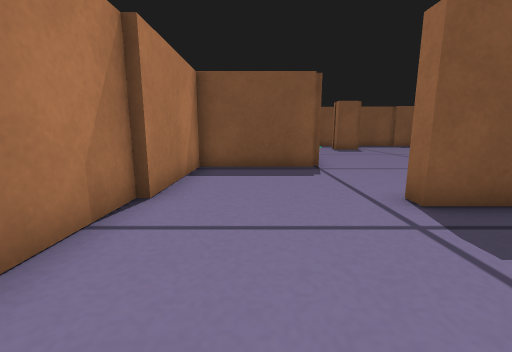
view 1 (above)

16 first-person views from a walk through a world built for the Gazebo simulator. The camera is 0.23 m above the floor, tilts 10° down and sees 90° across. The floor is counted in squares, 0.2 m on a side. Each view is taken from the middle of a square. On the plan, view 1 faces up. The plan holds only what a view shows up to about 12 squares ahead; the rest is blank.

view 2
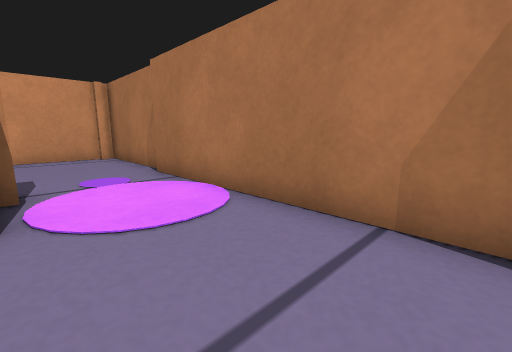

view 3
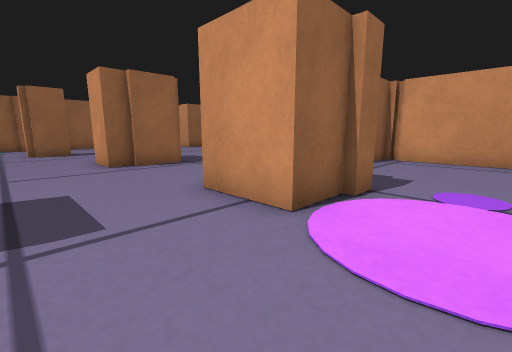

view 4
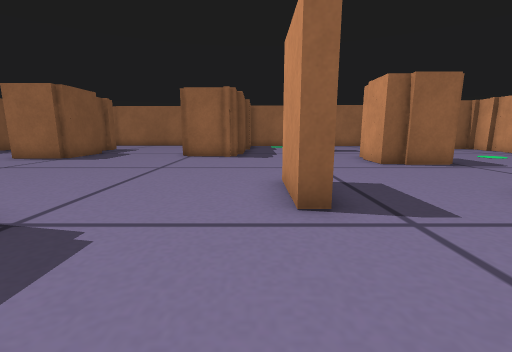

view 5
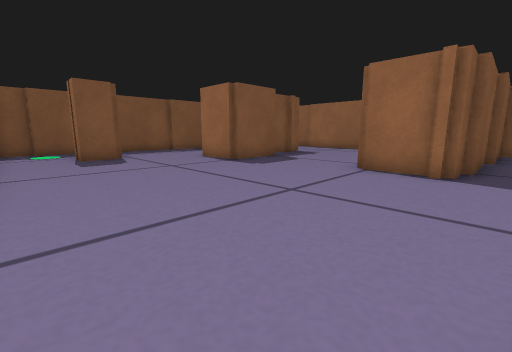

view 6
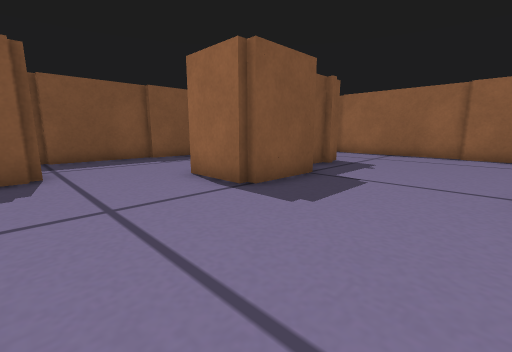

view 7
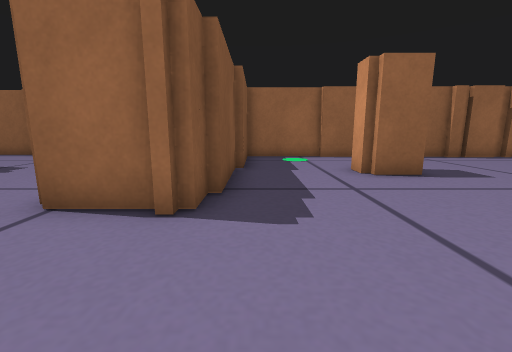

view 8
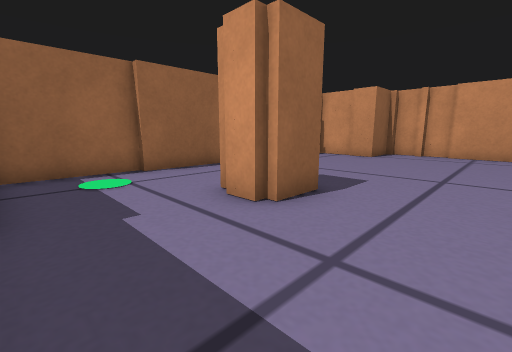

view 9
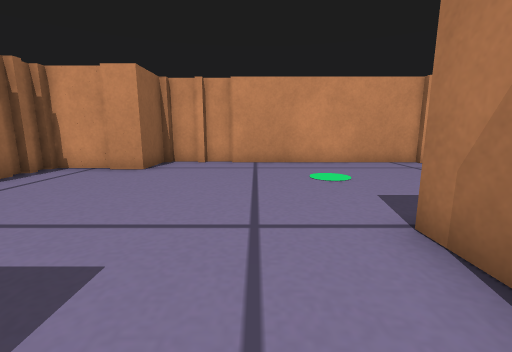

view 10
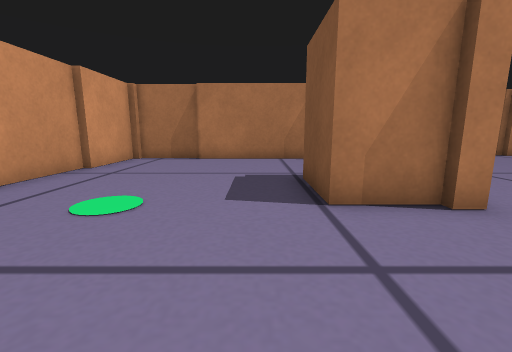

view 11
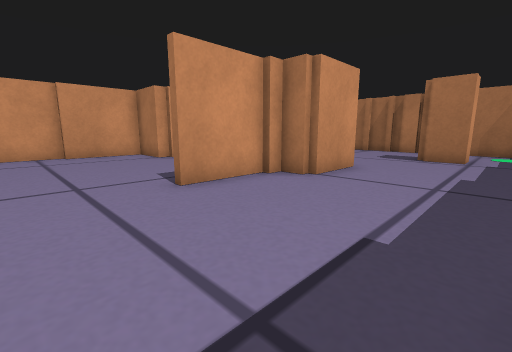

view 12
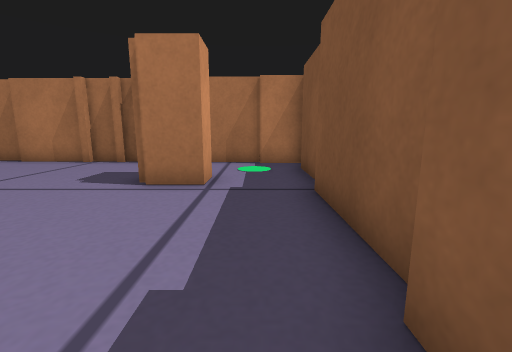

view 13
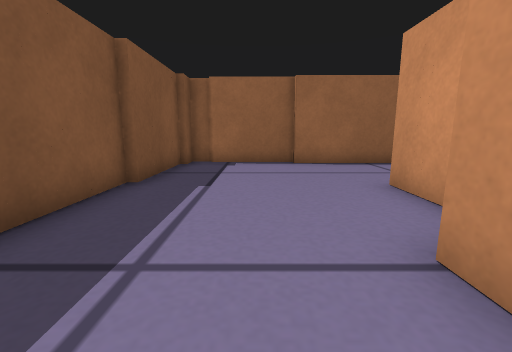

view 14
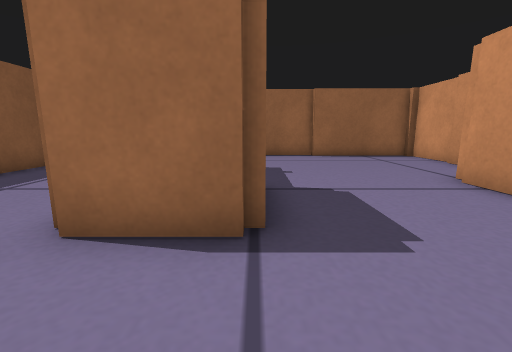

view 15
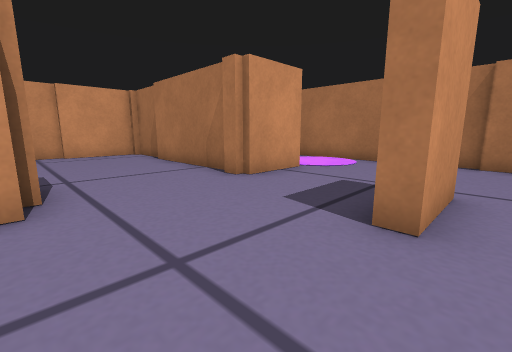

view 16
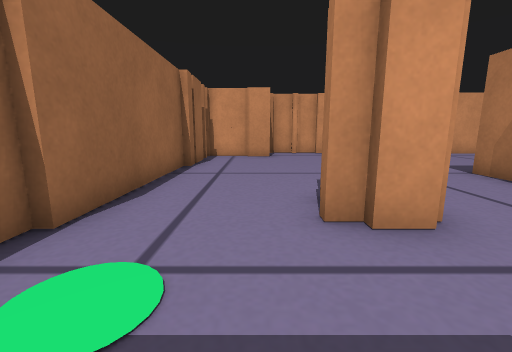

### Floor plan
Points are (right, up) in squares from view 1. A wall is a line through its corners. A room is listed if a view was taken in it or the views show most of it. See-through windows are left out.
Room 1 (view 1)
walls: (0.9, -2.1) (0.9, -1.2); (-2.4, -3.6) (-2.4, -7.9); (1.1, -1.4) (1.1, 0.1); (-2, -7.9) (2.6, -7.9) (2.6, -6.9); (-2.1, 1.6) (-2.1, -3.1)
ways out: opening at (-0.5, 0.5) to room 2
Room 2 (views 2, 3, 4, 5, 6, 7, 8, 9, 10, 11, 12, 13, 14, 15, 16)
walls: (10.6, 6.4) (10.6, 8.2); (11.8, 5.9) (10.6, 5.9); (11.5, 8.4) (12.8, 8.4); (12.5, 8.1) (13.1, 8.1) (13.1, 6.2) (16.2, 6.2); (14.9, 5.6) (11.6, 5.6); (9.9, 0.4) (10.4, 0.4) (10.4, -0.1); (10.1, 0) (10.1, -1.9) (7.6, -1.9) (7.6, -0.1) (7.9, -0.1) (7.9, 0.6) (9.4, 0.6); (16, 5.9) (18.6, 5.9); (14.6, 1.9) (15.2, 1.9); (4.1, 3.9) (2.6, 3.9) (2.6, 4.4) (4.9, 4.4) (4.9, 3.9); (13.6, 0.6) (13.6, 2.1) (14.8, 2.1); (12.2, 12.9) (9.6, 12.9) (9.6, 15.4) (12.4, 15.4) (12.4, 14.4) (12.9, 14.4); (12.9, 14.1) (15.5, 14.1); (2.1, 10) (2.1, 8.4) (-1.9, 8.4) (-1.9, 4.4); (18.9, 6.1) (18.9, 10.5); (14.5, 13.9) (13.6, 13.9); (18.6, 2.1) (18.6, 5.4) (14.9, 5.4); (3.4, -0.9) (3.4, -5.4); (15.5, 13.9) (15, 13.9); (2.4, 12.5) (2.4, 10.1); (19.1, 10.4) (19.1, 15.8); (1.1, 0.1) (3.6, 0.1) (3.6, -0.6); (2.4, 13.9) (2.4, 12.9); (2.4, 14.6) (2.4, 14.1); (-2.1, 4.5) (-2.1, 1.6); (5.6, 17.9) (6.6, 17.9) (6.6, 16.4) (5.1, 16.4) (5.1, 16.9); (18.1, -3.9) (18.1, -3.4) (18.4, -3.4) (18.4, 2.2); (3.1, -5.4) (3.1, -8.1) (6.2, -8.1); (19.4, 15.6) (19.4, 18.8); (18.1, -5.4) (18.1, -4.1) (18.5, -4.1); (10.8, 20.1) (7.1, 20.1); (16.4, -6.9) (18.1, -6.9); (7.2, 20.4) (4.1, 20.4); (12.9, -8.6) (13.9, -8.6); (6, -8.4) (12.9, -8.4); (15.8, 19.9) (10.6, 19.9); (2.6, 19.2) (2.6, 17.4); (14.1, -8.6) (15.4, -8.6) (15.4, -6.6) (16.4, -6.6); (4.2, 20.6) (2.9, 20.6) (2.9, 19.1); (19.6, 18.6) (19.6, 19.4) (18.9, 19.4); (19, 19.6) (15.6, 19.6)
ways out: opening at (-0.5, 0.5) to room 1

Where each view was taken, in squares from view 1:
view 1: 0 up, 0 right, facing up
view 2: 4 up, 1 right, facing down-left
view 3: 3 up, 1 left, facing down-right
view 4: 5 up, 1 left, facing right
view 5: 5 up, 3 right, facing up-right
view 6: 9 up, 6 right, facing up-right
view 7: 5 up, 7 right, facing right
view 8: 5 up, 11 right, facing down-right
view 9: 1 up, 12 right, facing down
view 10: 3 down, 14 right, facing left
view 11: 19 up, 18 right, facing down-left
view 12: 19 up, 12 right, facing left
view 13: 17 up, 10 right, facing right
view 14: 13 up, 7 right, facing right
view 15: 5 up, 8 right, facing down-left
view 16: 5 up, 16 right, facing down
